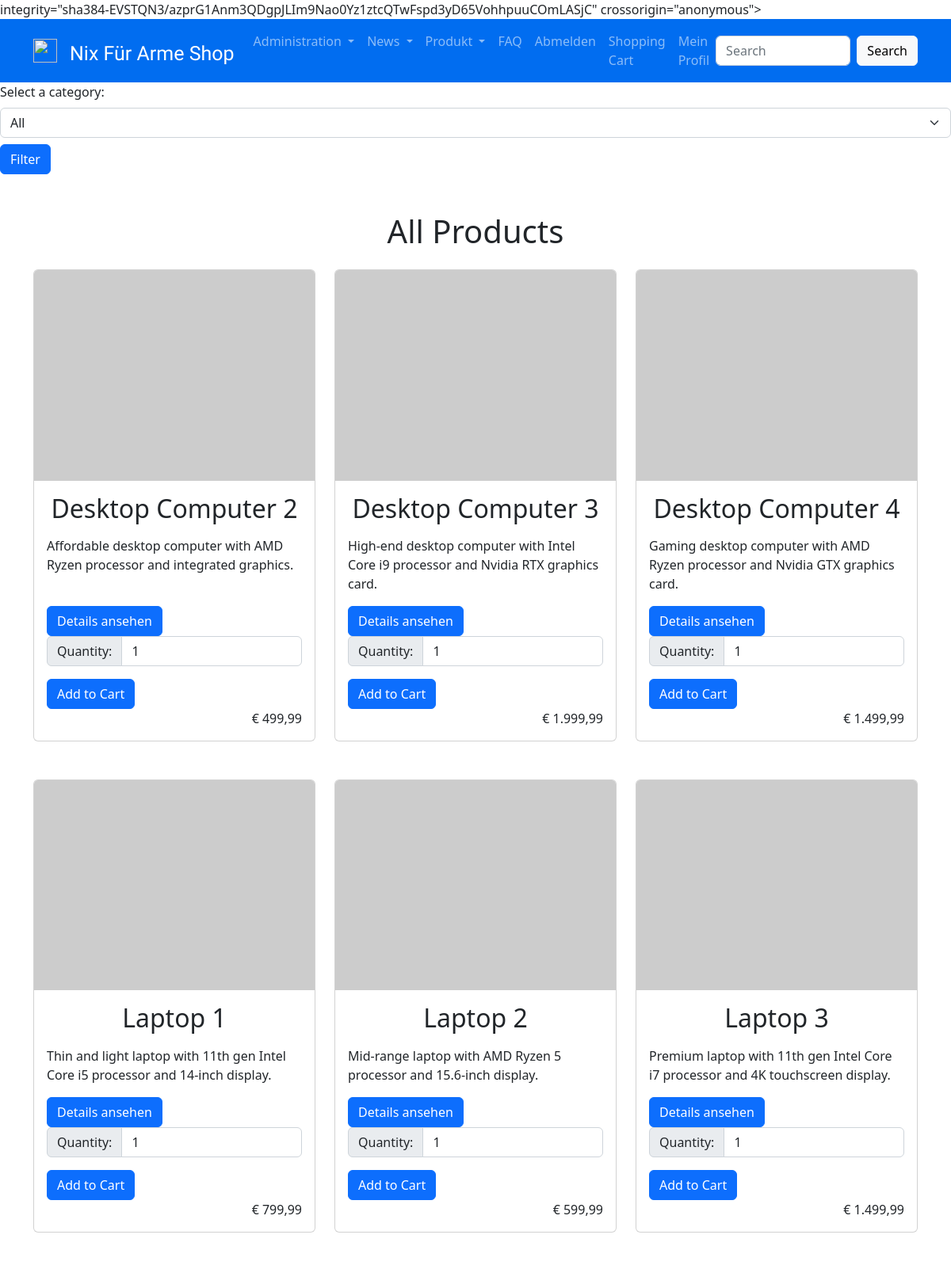
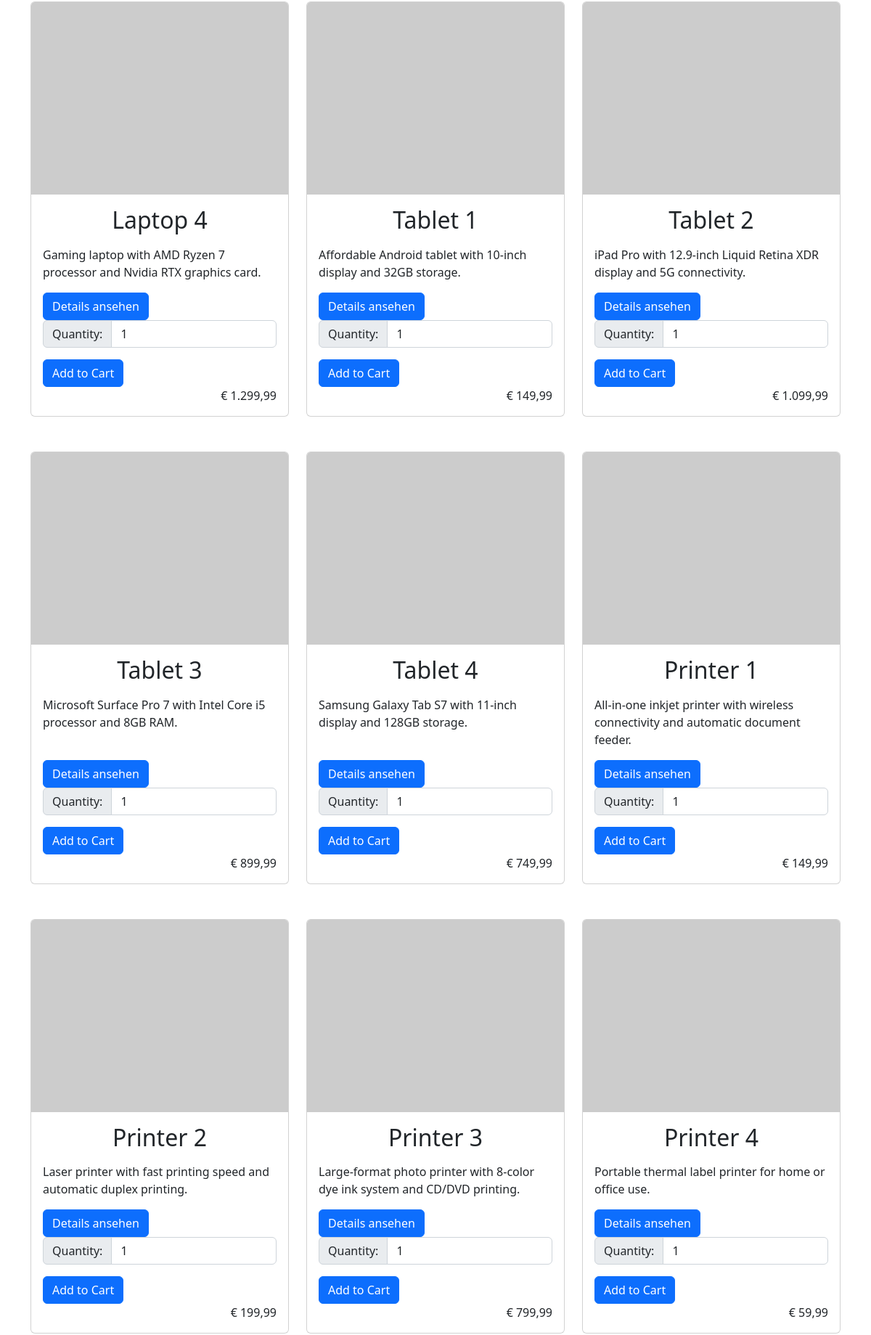
/inc/pgs/prod_display.php (signed in, upper part), run on the app's committed database (2 pictures, top to bottom).
### tables this page shows
CREATE TABLE `products` (
  `id` int(11) NOT NULL,
  `seller_id` int(11) NOT NULL,
  `category_id` int(11) NOT NULL,
  `name` varchar(50) NOT NULL,
  `description` text DEFAULT NULL,
  `price` decimal(10,2) NOT NULL
);

### config/check_if_admin.php (called while the page is built, shortened)
<?php
require_once('dbaccess.php');
$db_obj = new mysqli($host, $user, $password, $database);
$currentUser = $_SESSION['username'];
$currentUser = mysqli_query($db_obj, "SELECT role, id FROM users WHERE username = '$currentUser' ");
$currentUser =($currentUser->fetch_assoc());
$role = $currentUser['role'];

### inc/pgs/prod_display.php (the view, shortened to what this page needs)
<!DOCTYPE html>
<html lang="en">
<?php
        include '../includes/head.php';
?>
<?php
require_once('../../config/dbaccess.php');
$connection = mysqli_connect($host, $user, $password, $database);
$category_name = "All Products";
$category_id = "";
?>
<head>
	<link rel="stylesheet" href="https://cdn.jsdelivr.net/npm/bootstrap@5.2.3/dist/css/bootstrap.min.css">
</head>
<body>
	<form action="" method="get" class="mb-4">
		<label for="category_id" class="form-label">Select a category:</label>
		<select id="category_id" name="category_id" class="form-select">
			<option value="">All</option>
		</select>
		<button type="submit" class="btn btn-primary mt-2">Filter</button>
	</form>
	<div class="container py-4">
		<h1 class="text-center mb-4"><?php echo $category_name; ?>
		</h1>
		<div class="row row-cols-1 row-cols-sm-2 row-cols-lg-3 g-4">
			<?php
        if (isset($_GET['category_id']) && $category_id >= 1  && $category_id <= 15) {
            $category_id = $_GET['category_id'];
            $sql = "SELECT id, name, description, price FROM products WHERE category_id = $category_id";
            $result = mysqli_query($connection, $sql);
            while ($row = mysqli_fetch_assoc($result)) {
                $id = $row['id'];
                $name = $row['name'];
                $description = $row['description'];
                $price = $row['price'];
                echo '<div class="col mb-4">';
                echo '<div class="card h-100">';
                echo '<img src="https://via.placeholder.com/400x300/2D2D2D/FFFFFF/?text=' . $name . '" class="card-img-top" alt="' . $name . '">';
                echo '<div class="card-body">';
                echo '<h2 class="card-title text-center mb-3">' . $name . '</h2>';
                echo '<p class="card-text">' . $description . '</p>';
                echo '<form method="post" action="addtocart.php">';
                echo '<a href="prod_details.php?id=' . @$id . '" class="btn btn-primary ms-auto">Details ansehen</a>';
                echo '<div class="input-group mb-3">';
                echo '<label class="input-group-text" for="quantity-' . $id . '">Quantity:</label>';
                echo '<input type="number" class="form-control" id="quantity-' . $id . '" name="quantity" min="1" value="1">';
                echo '</div>';
                echo '<input type="hidden" name="product_id" value="' . $id . '">';
                echo '<button type="submit" class="btn btn-primary">Add to Cart</button>';
                echo '</form>';
                echo '<span class="text-end">€ ' . number_format($price, 2, ',', '.') . '</span>';
                echo '</div></div></div>';
            }
        } else {
            $sql = "SELECT id,name, description, price FROM products";
            $result = mysqli_query($connection, $sql);
            while ($row = mysqli_fetch_assoc($result)) {
                $id = $row['id'];
                $name = $row['name'];
                $description = $row['description'];
                $price = $row['price'];
                echo '<div class="col mb-4">';
                echo '<div class="card h-100">';
                echo '<img src="https://via.placeholder.com/400x300/2D2D2D/FFFFFF/?text=' . $name . '" class="card-img-top" alt="' . $name . '">';
                echo '<div class="card-body">';
                echo '<h2 class="card-title text-center mb-3">' . $name . '</h2>';
                echo '<p class="card-text">' . $description . '</p>';
                echo '<form method="post" action="addtocart.php">';
                echo '<a href="prod_details.php?id=' . @$id . '" class="btn btn-primary ms-auto">Details ansehen</a>';
                echo '<div class="input-group mb-3">';
                echo '<label class="input-group-text" for="quantity-' . $id . '">Quantity:</label>';
                echo '<input type="number" class="form-control" id="quantity-' . $id . '" name="quantity" min="1" value="1">';
                echo '</div>';
                echo '<button type="submit" class="btn btn-primary">Add to Cart</button>';
                echo '</form>';
                echo '<span class="text-end">€ ' . number_format($price, 2, ',', '.') . '</span>';
                echo '</div></div></div>';
            }
        }
?>
		</div>
	</div>
</body>
</html>

### inc/includes/head.php (shortened to what this page needs)
<link href="https://cdn.jsdelivr.net/npm/bootstrap@5.0.2/dist/css/bootstrap.min.css" rel="stylesheet" />
<link href=".\..\..\res\css\styles.css" rel="stylesheet" type="text/css">
<?php
if(isset($_SESSION['username'])) {
    include 'nav_logged_in.php';
} else {
    include 'nav_logged_out.php';
}
?>

### inc/includes/nav_logged_in.php (shortened to what this page needs)
<?php
$active_page = basename($_SERVER['SCRIPT_NAME']);
include '../../config/check_if_admin.php';
?>
<nav class="navbar sticky-top navbar-expand-sm navbar-dark ">
    <div class="container">
        <a href='#' class="navbar-brand mb-0 h1">
            <img class="d-inline-block align top"
                src="https://icons.iconarchive.com/icons/iconka/business-finance/256/handshake-icon.png" width="30"
                height="30">
        </a>
        <a href='home.php' class="navbar-brand mb-0 h1 mt-2" id="shopName"
            style="font-family:'Alex Brush'; font-size: 25px;">Nix Für Arme Shop</a>
        <div class="collapse navbar-collapse" id="navbarNav">
            <ul class="navbar-nav">
                <?php if ($role == 'administrator') {
                    echo "
                <li class='nav-item dropdown'>
                    <a href='#' class='nav-link dropdown-toggle' id='navbarDropdown' role='button' data-bs-toggle='dropdown' aria-expanded='false'>
                        Administration
                    </a>
                    <ul class='dropdown-menu' aria-labelledby='navbarDropdown'>
                        <li><a href='product_adminpage.php' class='dropdown-item'>Produktverwaltung</a></li>
                        <li><a href='product_upload.php' class='dropdown-item'>Produktupload</a></li>
                        <li><a href='finance_overview.php' class='dropdown-item'>Finanzübersicht</a></li>
                        <li><a href='user_overview.php' class='dropdown-item'>Userverwaltung</a></li>
                        <li><a href='contact_overview.php' class='dropdown-item'>Anfragenverwaltung</a></li>
                    </ul>
                </li>";
                }
?>
                <?php if ($role == 'administrator') {
                    echo "
                <li class='nav-item dropdown'>
                    <a href='#' class='nav-link dropdown-toggle' id='navbarDropdown' role='button' data-bs-toggle='dropdown' aria-expanded='false'>
                        News
                    </a>
                    <ul class='dropdown-menu' aria-labelledby='navbarDropdown'>
                        <li><a href='newsBlog.php' class='dropdown-item'>Post News Blog</a></li>
                        <li><a href='newsBlog_user.php' class='dropdown-item'>News Blog</a></li>
                    </ul>
                </li>";
                }
?>
                <li class="nav-item dropdown">
                    <a href="#" class="nav-link dropdown-toggle" id="navbarDropdown" role="button"
                        data-bs-toggle="dropdown" aria-expanded="false">
                        Produkt
                    </a>
                </li>
                <li class="nav-item ">
                    <a href="faq.php" class="nav-link <?php if ($active_page == 'faq.php') {
                        echo 'fw-bold active ';
                    } ?>">
                        FAQ
                    </a>
                </li>
                <li class="nav-item ">
                    <a href="logout.php" class="nav-link  <?php if ($active_page == 'logout.php') {
                        echo 'fw-bold active ';
                    } ?>">
                        Abmelden
                    </a>
                </li>
                <li class="nav-item ">
                    <a href="shoppingcart.php" class="nav-link <?php if ($active_page == 'shoppingcart.php') {
                        echo 'fw-bold active ';
                    } ?>">
                        Shopping Cart
                    </a>
                </li>
                <li class="nav-item ">
                    <a href="userProfile.php" class="nav-link  <?php if ($active_page == 'userProfile.php') {
                        echo 'fw-bold active ';
                    } ?>">
                        Mein Profil
                    </a>
                </li>
        </div>
        <form class="d-flex ms-auto my-2 my-lg-0" method="post" action="search.php">
            <input class="form-control me-2" type="text" name="search" placeholder="Search" aria-label="Search">
            <button class="btn btn btn-light" type="submit" name="submit-search">Search</button>
        </form>
</nav>

### res/css/styles.css (style rules this page uses)
html { height: 100%; }
body { background-color: #d5dfe6; font-family: 'Segoe UI', Tahoma, Geneva, Verdana, sans-serif; background-image: none ; background-repeat: no-repeat; background-position: center; background-attachment: fixed; }
nav { background-color: #016df0; }
.btn-primary, .btn-outline-primary, .btn-primary:hover, .btn-primary:active, .btn-primary:visited .acco { background-color: 016df0 !important; border-width: 1px; border-color: rgb(62, 62, 62); color: rgb(0, 0, 0); }
#shopName { color: #ffffff; font-size: 22px; }

### inc/pgs/prod_display.php (style rules this page uses)
.card { height: 100%; }
.card-body { display: flex; flex-direction: column; }
.card-text { text-align: left; flex-grow: 1; }
.btn { align-self: flex-start; }

### data on the page
products: name "Desktop Computer 2", description "Affordable desktop computer with AMD Ryzen processor and integrated graphics.", price "499,99"
products: name "Desktop Computer 3", description "High-end desktop computer with Intel Core i9 processor and Nvidia RTX graphics card.", price "1.999,99"
products: name "Desktop Computer 4", description "Gaming desktop computer with AMD Ryzen processor and Nvidia GTX graphics card.", price "1.499,99"
products: name "Laptop 1", description "Thin and light laptop with 11th gen Intel Core i5 processor and 14-inch display.", price "799,99"
products: name "Laptop 2", description "Mid-range laptop with AMD Ryzen 5 processor and 15.6-inch display.", price "599,99"
products: name "Laptop 3", description "Premium laptop with 11th gen Intel Core i7 processor and 4K touchscreen display.", price "1.499,99"
products: name "Laptop 4", description "Gaming laptop with AMD Ryzen 7 processor and Nvidia RTX graphics card.", price "1.299,99"
products: name "Tablet 1", description "Affordable Android tablet with 10-inch display and 32GB storage.", price "149,99"
products: name "Tablet 2", description "iPad Pro with 12.9-inch Liquid Retina XDR display and 5G connectivity.", price "1.099,99"
products: name "Tablet 3", description "Microsoft Surface Pro 7 with Intel Core i5 processor and 8GB RAM.", price "899,99"
products: name "Tablet 4", description "Samsung Galaxy Tab S7 with 11-inch display and 128GB storage.", price "749,99"
products: name "Printer 1", description "All-in-one inkjet printer with wireless connectivity and automatic document feeder.", price "149,99"
products: name "Printer 2", description "Laser printer with fast printing speed and automatic duplex printing.", price "199,99"
products: name "Printer 3", description "Large-format photo printer with 8-color dye ink system and CD/DVD printing.", price "799,99"
products: name "Printer 4", description "Portable thermal label printer for home or office use.", price "59,99"

### other printed values
$category_name "All Products"
